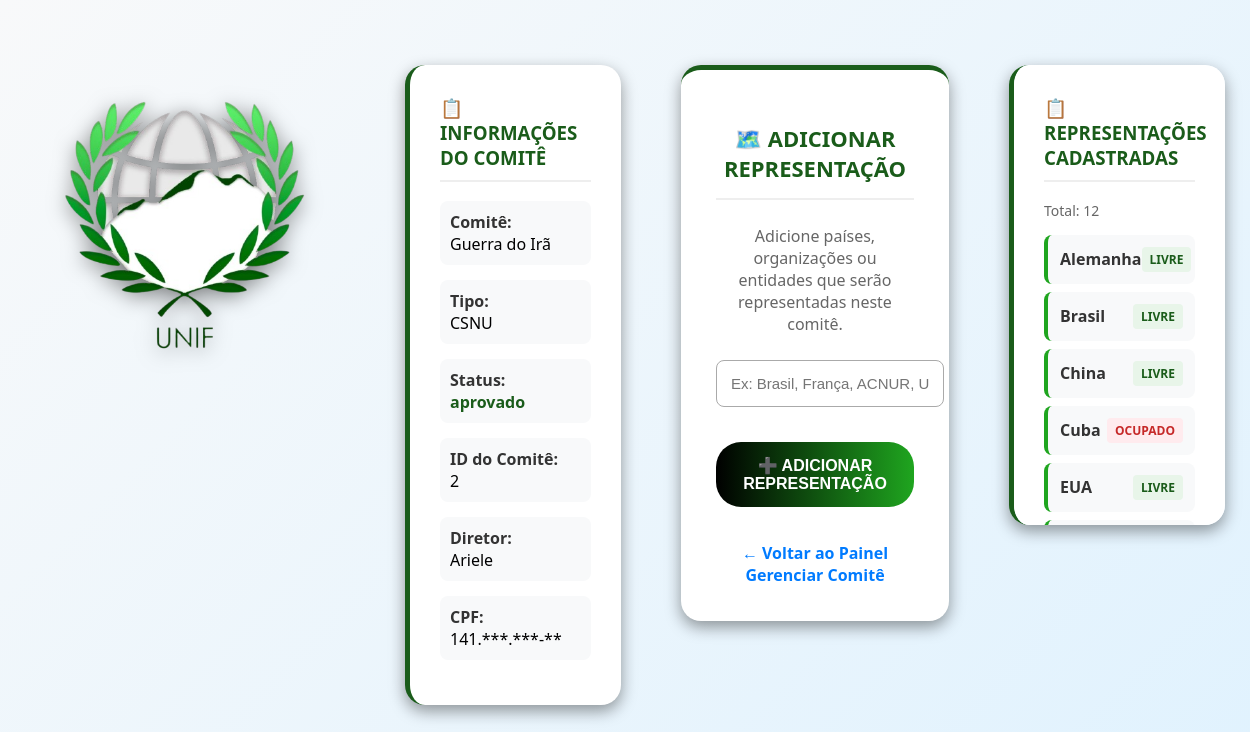
Page /pages/adicionarRepresentacao.php (signed in) on the committed database.
### tables this page shows
CREATE TABLE `comite` (
  `id_comite` int(11) NOT NULL,
  `id_unif` int(11) DEFAULT NULL,
  `cpf_d1` varchar(14) NOT NULL,
  `cpf_d2` varchar(14) NOT NULL,
  `cpf_d3` varchar(14) NOT NULL,
  `tipo_comite` varchar(100) DEFAULT NULL,
  `nome_comite` varchar(100) DEFAULT NULL,
  `data_comite` date DEFAULT NULL,
  `num_delegados` int(11) DEFAULT NULL,
  `descricao_comite` varchar(1000) DEFAULT NULL,
  `status` enum('pendente','aprovado','reprovado','em_andamento') DEFAULT 'pendente'
);

CREATE TABLE `usuario` (
  `cpf` varchar(14) NOT NULL,
  `nome` varchar(100) DEFAULT NULL,
  `email` varchar(100) DEFAULT NULL,
  `email_instituicao` varchar(100) DEFAULT NULL,
  `restricao_alimentar` varchar(100) DEFAULT NULL,
  `alergia` varchar(100) DEFAULT NULL,
  `telefone` varchar(14) DEFAULT NULL,
  `telefone_instituicao` varchar(20) DEFAULT NULL,
  `senha` varchar(20) DEFAULT NULL,
  `instituicao` varchar(100) DEFAULT NULL,
  `adm` tinyint(1) DEFAULT 0,
  `senha_hash` varchar(255) DEFAULT NULL,
  `professor` enum('aprovado','pendente','reprovado','aluno') DEFAULT 'aluno'
);

CREATE TABLE `representacao` (
  `id_representacao` int(11) NOT NULL,
  `nome_representacao` varchar(100) NOT NULL,
  `id_comite` int(11) NOT NULL,
  `id_unif` int(11) NOT NULL,
  `cpf_delegado` varchar(14) DEFAULT NULL COMMENT 'CPF do delegado atribuído à esta representação.'
);

### pages/adicionarRepresentacao.php (the view, shortened to what this page needs)
<?php
include 'php/conexao.php';
$cpf_usuario_logado = $_SESSION['cpf'];
$comite_aprovado = false;
$id_comite_aprovado = null;
$nome_comite = "";
$is_diretor = false;
$sql_check_diretor = "SELECT COUNT(*) as total FROM diretor WHERE cpf = ?";
if ($stmt_check = $conn->prepare($sql_check_diretor)) {
    $stmt_check->bind_param("s", $cpf_usuario_logado);
    $stmt_check->execute();
    $result_check = $stmt_check->get_result();
    $row_check = $result_check->fetch_assoc();
    $is_diretor = ($row_check['total'] > 0);
}
$sql_auth = "SELECT
                c.id_comite,
                c.id_unif,
                c.nome_comite,
                c.tipo_comite,
                c.status
             FROM comite c
             INNER JOIN diretor d ON c.id_comite = d.id_comite
             WHERE d.cpf = ? AND c.status = 'aprovado'";
if ($stmt = $conn->prepare($sql_auth)) {
    $stmt->bind_param("s", $cpf_usuario_logado);
    $stmt->execute();
    $result = $stmt->get_result();
    if ($result->num_rows == 1) {
        $row = $result->fetch_assoc();
        $id_comite_aprovado = $row['id_comite'];
        $nome_comite = $row['nome_comite'];
        $tipo_comite = $row['tipo_comite'];
        $status_comite = $row['status'];
        $comite_aprovado = true;
    }
}
$representacoes = [];
if ($comite_aprovado) {
    $sql_lista = "SELECT nome_representacao, cpf_delegado
                  FROM representacao
                  WHERE id_comite = ?
                  ORDER BY nome_representacao";
    if ($stmt_lista = $conn->prepare($sql_lista)) {
        $stmt_lista->bind_param("i", $id_comite_aprovado);
        $stmt_lista->execute();
        $result_lista = $stmt_lista->get_result();
        while ($row = $result_lista->fetch_assoc()) {
            $representacoes[] = $row;
        }
    }
    $sql_diretor_info = "SELECT u.nome FROM diretor d
                        JOIN usuario u ON d.cpf = u.cpf
                        WHERE d.cpf = ? AND d.id_comite = ?
                        LIMIT 1";
    $nome_diretor = "";
    if ($stmt_diretor = $conn->prepare($sql_diretor_info)) {
        $stmt_diretor->bind_param("si", $cpf_usuario_logado, $id_comite_aprovado);
        $stmt_diretor->execute();
        $result_diretor = $stmt_diretor->get_result();
        if ($result_diretor->num_rows > 0) {
            $row_diretor = $result_diretor->fetch_assoc();
            $nome_diretor = $row_diretor['nome'];
        }
    }
}
?>
<!DOCTYPE html>
<html lang="pt-br">
<head>
</head>
<body>
<div class="container">
    <div class="logo-box">
        <img src="images/unif.png" alt="Logo UNIF" class="logo">
    </div>
    <div class="info-box">
        <h3>📋 Informações do Comitê</h3>
        <?php if (!$is_diretor): ?>
            <div class="mensagem erro">
                ❌ Acesso negado. Você não está registrado como diretor.
            </div>
        <?php else: ?>
            <div class="info-item">
                <strong>Comitê:</strong><br>
                <?php echo htmlspecialchars($nome_comite); ?>
            </div>
            <div class="info-item">
                <strong>Tipo:</strong><br>
                <?php echo htmlspecialchars($tipo_comite ?? 'CSNU'); ?>
            </div>
            <div class="info-item">
                <strong>Status:</strong><br>
                <span style="color: #1a5c1a; font-weight: bold;"><?php echo htmlspecialchars($status_comite); ?></span>
            </div>
            <div class="info-item">
                <strong>ID do Comitê:</strong><br>
                <?php echo $id_comite_aprovado; ?>
            </div>
            <?php if (!empty($nome_diretor)): ?>
            <div class="info-item">
                <strong>Diretor:</strong><br>
                <?php echo htmlspecialchars($nome_diretor); ?>
            </div>
            <?php endif; ?>
            <div class="info-item">
                <strong>CPF:</strong><br>
                <?php echo substr($cpf_usuario_logado, 0, 3) . '.***.***-**'; ?>
            </div>
        <?php endif; ?>
    </div>
    <div class="form-box">
        <h2>🗺️ Adicionar Representação</h2>
        <?php if ($comite_aprovado): ?>
            <p style="color: #666; margin-bottom: 25px;">
                Adicione países, organizações ou entidades que serão representadas neste comitê.
            </p>
            <form action="<?php echo htmlspecialchars($_SERVER["PHP_SELF"]); ?>" method="post">
                <input type="text" id="nome_representacao" name="nome_representacao"
                       placeholder="Ex: Brasil, França, ACNUR, União Europeia"
                       required
                       value="<?php echo isset($_POST['nome_representacao']) ? htmlspecialchars($_POST['nome_representacao']) : ''; ?>">
                <button type="submit">➕ Adicionar Representação</button>
            </form>
            <div class="links">
                <a href="painel_diretor.php">← Voltar ao Painel</a>
                <a href="gerenciar_comite.php">Gerenciar Comitê</a>
            </div>
        <?php endif; ?>
    </div>
    <?php if ($comite_aprovado): ?>
    <div class="lista-box">
        <h3>📋 Representações Cadastradas</h3>
        <p style="color: #666; font-size: 14px; margin-bottom: 15px;">
            Total: <?php echo count($representacoes); ?>
        </p>
        <?php if (empty($representacoes)): ?>
            <div style="text-align: center; padding: 20px; color: #666;">
                Nenhuma representação cadastrada ainda.
                <br>
                <small>Adicione a primeira usando o formulário ao lado.</small>
            </div>
        <?php else: ?>
            <?php foreach ($representacoes as $rep): ?>
                <div class="representacao-item">
                    <span><?php echo htmlspecialchars($rep['nome_representacao']); ?></span>
                    <div class="status <?php echo empty($rep['cpf_delegado']) ? 'livre' : 'ocupado'; ?>">
                        <?php echo empty($rep['cpf_delegado']) ? 'LIVRE' : 'OCUPADO'; ?>
                    </div>
                </div>
            <?php endforeach; ?>
        <?php endif; ?>
    </div>
    <?php endif; ?>
</div>
</body>
</html>

### pages/adicionarRepresentacao.php (style rules this page uses)
body { margin: 0; font-family: "Segoe UI", Arial, sans-serif; display: flex; justify-content: center; align-items: center; min-height: 100vh; background: linear-gradient(135deg, #f8f9fa 0%, #e0f2fe 100%); }
.container { display: flex; align-items: flex-start; justify-content: center; gap: 60px; padding: 40px; max-width: 1200px; width: 100%; animation: fadeIn 0.8s ease-in-out; }
.logo-box { text-align: center; }
.logo-box img { width: 320px; filter: drop-shadow(0px 4px 10px rgba(0, 0, 0, 0.5)); transition: transform 0.3s ease; }
.info-box { background: #fff; padding: 30px; border-radius: 20px; box-shadow: 0px 6px 16px rgba(0, 0, 0, 0.4); width: 320px; margin-bottom: 30px; border-left: 5px solid #1a5c1a; }
.info-box h3 { color: #1a5c1a; margin-top: 0; border-bottom: 2px solid #eee; padding-bottom: 10px; text-transform: uppercase; }
.info-item { margin: 15px 0; padding: 10px; background: #f8f9fa; border-radius: 8px; }
.info-item strong { color: #333; }
.form-box { background: #fff; padding: 35px; border-radius: 20px; box-shadow: 0px 6px 16px rgba(0, 0, 0, 0.4); text-align: center; width: 420px; transition: transform 0.3s ease; border-top: 5px solid #1a5c1a; }
.form-box h2 { margin-bottom: 25px; font-size: 22px; text-transform: uppercase; color: #1a5c1a; font-weight: bold; border-bottom: 2px solid #eee; padding-bottom: 15px; }
form input { width: 100%; margin-bottom: 15px; padding: 14px; border: 1px solid #aaa; border-radius: 8px; font-size: 15px; outline: none; transition: border 0.3s, box-shadow 0.3s; }
form button { background: linear-gradient(90deg, #000, #1fa51f); color: white; border: none; padding: 14px; border-radius: 25px; font-size: 16px; cursor: pointer; width: 100%; margin: 20px 0 15px 0; text-transform: uppercase; font-weight: bold; transition: background 0.3s, transform 0.2s; }
.lista-box { background: #fff; padding: 30px; border-radius: 20px; box-shadow: 0px 6px 16px rgba(0, 0, 0, 0.4); width: 320px; max-height: 400px; overflow-y: auto; border-left: 5px solid #1a5c1a; }
.lista-box h3 { color: #1a5c1a; margin-top: 0; border-bottom: 2px solid #eee; padding-bottom: 10px; text-transform: uppercase; }
.representacao-item { padding: 12px; margin: 8px 0; background: #f8f9fa; border-radius: 8px; border-left: 4px solid #1fa51f; display: flex; justify-content: space-between; align-items: center; }
.representacao-item span { font-weight: 600; color: #333; }
.status { font-size: 12px; padding: 4px 8px; border-radius: 4px; font-weight: bold; }
.status.livre { background: #e8f5e9; color: #1a5c1a; }
.status.ocupado { background: #ffebee; color: #c62828; }
.links { margin-top: 20px; text-align: center; }
.links a { color: #007bff; text-decoration: none; font-weight: bold; margin: 0 10px; }

### rows in the picture
comite: nome_comite "Guerra do Irã", tipo_comite "CSNU", status "aprovado", id_comite "2"
usuario: nome "Ariele"
representacao: nome_representacao "Alemanha", shows "LIVRE"
representacao: nome_representacao "Brasil", shows "LIVRE"
representacao: nome_representacao "China", shows "LIVRE"
representacao: nome_representacao "Cuba", shows "OCUPADO"
representacao: nome_representacao "EUA", shows "LIVRE"

### other values in the picture
substr($cpf_usuario_logado, 0, 3) "141"
count($representacoes) "12"
